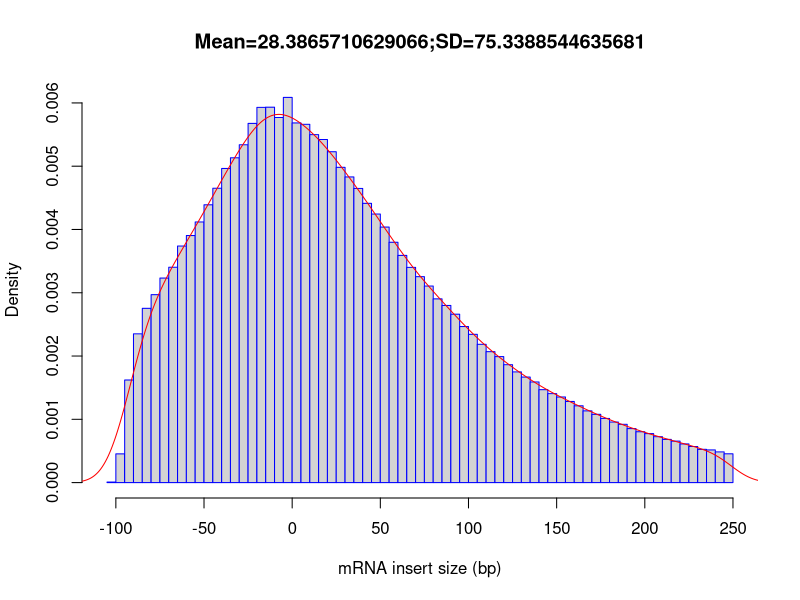

Generate this figure with R:
out_file = 'CF98441'
pdf('CF98441.inner_distance_plot.pdf')
fragsize=rep(c(-247.5,-242.5,-237.5,-232.5,-227.5,-222.5,-217.5,-212.5,-207.5,-202.5,-197.5,-192.5,-187.5,-182.5,-177.5,-172.5,-167.5,-162.5,-157.5,-152.5,-147.5,-142.5,-137.5,-132.5,-127.5,-122.5,-117.5,-112.5,-107.5,-102.5,-97.5,-92.5,-87.5,-82.5,-77.5,-72.5,-67.5,-62.5,-57.5,-52.5,-47.5,-42.5,-37.5,-32.5,-27.5,-22.5,-17.5,-12.5,-7.5,-2.5,2.5,7.5,12.5,17.5,22.5,27.5,32.5,37.5,42.5,47.5,52.5,57.5,62.5,67.5,72.5,77.5,82.5,87.5,92.5,97.5,102.5,107.5,112.5,117.5,122.5,127.5,132.5,137.5,142.5,147.5,152.5,157.5,162.5,167.5,172.5,177.5,182.5,187.5,192.5,197.5,202.5,207.5,212.5,217.5,222.5,227.5,232.5,237.5,242.5,247.5),times=c(0,0,0,0,0,0,0,0,0,0,0,0,0,0,0,0,0,0,0,0,0,0,0,0,0,0,0,0,0,40,2161,7720,11195,13115,14143,15394,16208,17804,18594,19614,20906,22154,23640,24445,25425,27033,28240,28253,27477,28989,27067,26965,26187,25821,24900,23725,23003,22138,21016,20211,19232,18086,17098,16197,15498,14792,13826,13331,12672,11745,11159,10407,9853,9481,8872,8331,7941,7573,6993,6695,6443,6107,5780,5398,5138,4829,4558,4388,4065,3827,3686,3453,3252,3119,2911,2717,2503,2457,2311,2166))
frag_sd = sd(fragsize)
frag_mean = mean(fragsize)
frag_median = median(fragsize)
write(x=c("Name","Mean","Median","sd"), sep="	", file=stdout(),ncolumns=4)
write(c(out_file,frag_mean,frag_median,frag_sd),sep="	", file=stdout(),ncolumns=4)
hist(fragsize,probability=T,breaks=100,xlab="mRNA insert size (bp)",main=paste(c("Mean=",frag_mean,";","SD=",frag_sd),collapse=""),border="blue")
lines(density(fragsize,bw=10),col='red')
dev.off()
